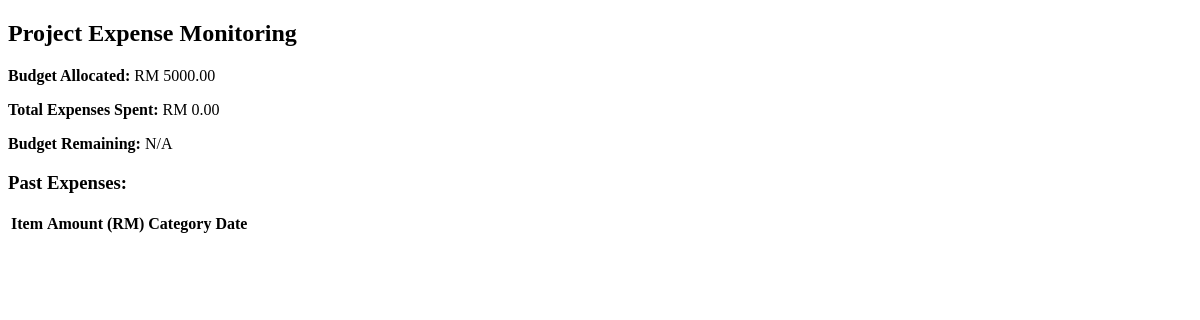
The app's page /project/1/expenses/, older data.
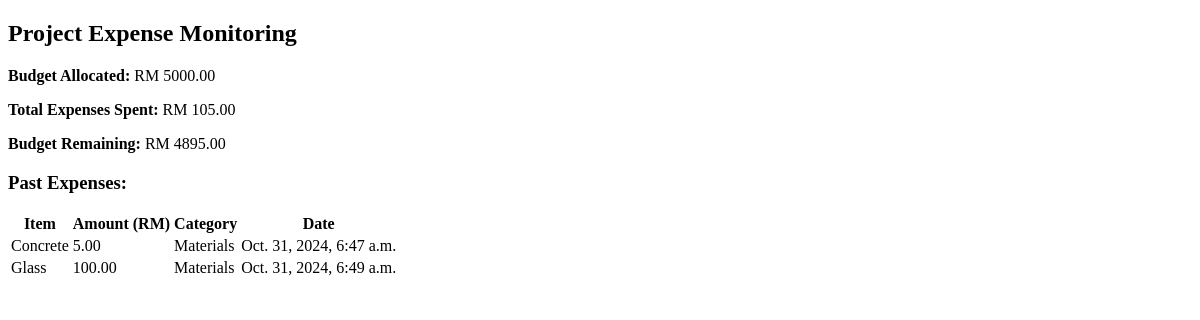
The same page, newer data.
### renobridge/models.py (models this page shows, shortened)
class Project(models.Model):
    owner = models.ForeignKey(Homeowner, on_delete=models.CASCADE, related_name='projects')
    contractor = models.ForeignKey(Contractor, on_delete=models.SET_NULL, null=True, related_name='projects')
    processes_required = models.JSONField(null=True, blank=True)
    processes_completed = models.JSONField(null=True, blank=True)
    budget_allocated = models.DecimalField(max_digits=10, decimal_places=2, null=True, blank=True)
    expenses_spent = models.DecimalField(max_digits=10, decimal_places=2, default=0.00)
    total_duration = models.PositiveIntegerField(help_text="Expected total duration in days", null=True, blank=True)
    duration_spent = models.PositiveIntegerField(help_text="Actual duration spent in days", default=0)
    progress_percentage = models.FloatField(default=0)
    status = models.CharField(max_length=20, default='In Progress')

class Expense(models.Model):
    project = models.ForeignKey(Project, on_delete=models.CASCADE, related_name='expenses')
    item = models.CharField(max_length=255)
    amount = models.DecimalField(max_digits=10, decimal_places=2)
    category = models.CharField(max_length=255)
    created_at = models.DateTimeField(auto_now_add=True)

### renobridge/views.py (the view)
# urls.py: path('project/<int:project_id>/expenses/', views.view_expenses, name='view_expenses'),
def view_expenses(request, project_id):
    project = get_object_or_404(Project, id=project_id)
    expenses = project.expenses.all()
    budget_remaining = project.budget_allocated - project.expenses_spent if project.budget_allocated and project.expenses_spent else None
    return render(request, 'view_expenses.html',{
        'project': project,
        'expenses': expenses,
        'budget_remaining': budget_remaining
    })

### renobridge/templates/view_expenses.html (shortened to what this page needs)
<!DOCTYPE html>
<html lang="en">
<head>
</head>
<body>
    <h2>Project Expense Monitoring</h2>
<p><strong>Budget Allocated:</strong> RM {{ project.budget_allocated }}</p>
<p><strong>Total Expenses Spent:</strong> RM {{ project.expenses_spent }}</p>
<p><strong>Budget Remaining:</strong>
    {% if budget_remaining is not None %}
        RM {{ budget_remaining|floatformat:2 }}
    {% else %}
        N/A
    {% endif %}
</p>
<h3>Past Expenses:</h3>
<table>
    <thead>
        <tr>
            <th>Item</th>
            <th>Amount (RM)</th>
            <th>Category</th>
            <th>Date</th>
        </tr>
    </thead>
    <tbody>
        {% for expense in expenses %}
        <tr>
            <td>{{ expense.item }}</td>
            <td>{{ expense.amount }}</td>
            <td>{{ expense.category }}</td>
            <td>{{ expense.created_at }}</td>
        </tr>
        {% endfor %}
    </tbody>
</table>
</body>
</html>

Row changes from the older to the newer data that the page shows:
changed Project: expenses_spent "0.00" → "105.00"
added Expense: item "Concrete", amount "5.00", category "Materials", created_at "Oct. 31, 2024, 6:47 a.m."
added Expense: item "Glass", amount "100.00", category "Materials", created_at "Oct. 31, 2024, 6:49 a.m."
Text that changed along with them:
{{ budget_remaining|floatformat:2 }}: (not shown) → "4895.00"
text no longer shown: "N/A"
text now shown: "RM"
